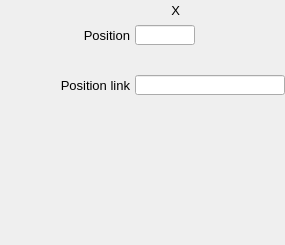
    <widget class="PyDMFrame" name="composite_1">
      <property name="geometry">
        <rect>
          <x>345</x>
          <y>45</y>
          <width>285</width>
          <height>245</height>
        </rect>
      </property>
      <widget class="PyDMLineEdit" name="text_entry_6">
        <property name="geometry">
          <rect>
            <x>135</x>
            <y>25</y>
            <width>60</width>
            <height>20</height>
          </rect>
        </property>
        <property name="channel" stdset="0">
          <string>ca://${prefix}PositionX</string>
        </property>
        <property name="toolTip">
          <string>${prefix}PositionX</string>
        </property>
        <property name="font" stdset="0">
          <font>
            <pointsize>10</pointsize>
          </font>
        </property>
        <property name="styleSheet">
          <string notr="true">PyDMLineEdit#text_entry_6 {
  color: rgb(0, 0, 0);
  background-color: rgb(115, 223, 255);
  border: 1px solid black;
  margin: 0px;
  padding: 0px;
  spacing: 0px;
  }</string>
        </property>
      </widget>
      <widget class="QLabel" name="text_13">
        <property name="geometry">
          <rect>
            <x>170</x>
            <y>0</y>
            <width>10</width>
            <height>20</height>
          </rect>
        </property>
        <property name="text">
          <string>X</string>
        </property>
        <property name="font" stdset="0">
          <font>
            <pointsize>10</pointsize>
          </font>
        </property>
        <property name="brush" stdset="0">
          <brush brushstyle="SolidPattern">
            <color alpha="255">
              <red>0</red>
              <green>0</green>
              <blue>0</blue>
            </color>
          </brush>
        </property>
        <property name="toolTip">
          <string>text_13</string>
        </property>
        <property name="alignment">
          <set>Qt::AlignRight|Qt::AlignTrailing|Qt::AlignVCenter</set>
        </property>
        <property name="styleSheet">
          <string notr="true">QLabel#text_13 {
  color: rgb(0, 0, 0);
  }</string>
        </property>
      </widget>
      <widget class="PyDMSlider" name="valuator">
        <property name="geometry">
          <rect>
            <x>135</x>
            <y>50</y>
            <width>150</width>
            <height>20</height>
          </rect>
        </property>
        <property name="channel" stdset="0">
          <string>ca://${prefix}PositionX</string>
        </property>
        <property name="toolTip">
          <string>${prefix}PositionX</string>
        </property>
        <property name="orientation" stdset="0">
          <string>Qt::Horizontal</string>
        </property>
        <property name="showLimitLabels" stdset="0">
          <bool>true</bool>
        </property>
        <property name="showValueLabel" stdset="0">
          <bool>false</bool>
        </property>
        <property name="showUnits" stdset="0">
          <bool>false</bool>
        </property>
        <property name="tickPosition" stdset="0">
          <enum>QSlider::NoTicks</enum>
        </property>
        <property name="precision" stdset="0">
          <number>1</number>
        </property>
        <property name="styleSheet">
          <string notr="true">PyDMSlider#valuator {
  color: rgb(0, 0, 0);
  background-color: rgb(115, 223, 255);
  }</string>
        </property>
      </widget>
      <widget class="QLabel" name="text_14">
        <property name="geometry">
          <rect>
            <x>50</x>
            <y>25</y>
            <width>80</width>
            <height>20</height>
          </rect>
        </property>
        <property name="text">
          <string>Position</string>
        </property>
        <property name="font" stdset="0">
          <font>
            <pointsize>10</pointsize>
          </font>
        </property>
        <property name="brush" stdset="0">
          <brush brushstyle="SolidPattern">
            <color alpha="255">
              <red>0</red>
              <green>0</green>
              <blue>0</blue>
            </color>
          </brush>
        </property>
        <property name="toolTip">
          <string>text_14</string>
        </property>
        <property name="alignment">
          <set>Qt::AlignRight|Qt::AlignTrailing|Qt::AlignVCenter</set>
        </property>
        <property name="styleSheet">
          <string notr="true">QLabel#text_14 {
  color: rgb(0, 0, 0);
  }</string>
        </property>
      </widget>
      <widget class="PyDMLabel" name="text_update_6">
        <property name="geometry">
          <rect>
            <x>200</x>
            <y>26</y>
            <width>61</width>
            <height>18</height>
          </rect>
        </property>
        <property name="toolTip">
          <string>PV: ${prefix}PositionX_RBV</string>
        </property>
        <property name="channel" stdset="0">
          <string>ca://${prefix}PositionX_RBV</string>
        </property>
        <property name="font" stdset="0">
          <font>
            <pointsize>10</pointsize>
          </font>
        </property>
        <property name="alignment">
          <set>Qt::AlignCenter</set>
        </property>
        <property name="textInteractionFlags">
          <set>Qt::TextSelectableByKeyboard|Qt::TextSelectableByMouse</set>
        </property>
        <property name="styleSheet">
          <string notr="true">PyDMLabel#text_update_6 {
  color: rgb(10, 0, 184);
  background-color: rgb(187, 187, 187);
  }</string>
        </property>
      </widget>
      <widget class="QLabel" name="text_15">
        <property name="geometry">
          <rect>
            <x>0</x>
            <y>75</y>
            <width>130</width>
            <height>20</height>
          </rect>
        </property>
        <property name="text">
          <string>Position link</string>
        </property>
        <property name="font" stdset="0">
          <font>
            <pointsize>10</pointsize>
          </font>
        </property>
        <property name="brush" stdset="0">
          <brush brushstyle="SolidPattern">
            <color alpha="255">
              <red>0</red>
              <green>0</green>
              <blue>0</blue>
            </color>
          </brush>
        </property>
        <property name="toolTip">
          <string>text_15</string>
        </property>
        <property name="alignment">
          <set>Qt::AlignRight|Qt::AlignTrailing|Qt::AlignVCenter</set>
        </property>
        <property name="styleSheet">
          <string notr="true">QLabel#text_15 {
  color: rgb(0, 0, 0);
  }</string>
        </property>
      </widget>
      <widget class="PyDMLineEdit" name="text_entry_7">
        <property name="geometry">
          <rect>
            <x>135</x>
            <y>75</y>
            <width>150</width>
            <height>20</height>
          </rect>
        </property>
        <property name="channel" stdset="0">
          <string>ca://${prefix}PositionXLink.DOL</string>
        </property>
        <property name="toolTip">
          <string>${prefix}PositionXLink.DOL</string>
        </property>
        <property name="displayFormat" stdset="0">
          <enum>PyDMLineEdit::String</enum>
        </property>
        <property name="font" stdset="0">
          <font>
            <pointsize>10</pointsize>
          </font>
        </property>
        <property name="styleSheet">
          <string notr="true">PyDMLineEdit#text_entry_7 {
  color: rgb(0, 0, 0);
  background-color: rgb(115, 223, 255);
  border: 1px solid black;
  margin: 0px;
  padding: 0px;
  spacing: 0px;
  }</string>
        </property>
      </widget>
      <widget class="PyDMFrame" name="composite_2">
        <property name="geometry">
          <rect>
            <x>40</x>
            <y>100</y>
            <width>245</width>
            <height>70</height>
          </rect>
        </property>
        <widget class="PyDMSlider" name="valuator_1">
          <property name="geometry">
            <rect>
              <x>440</x>
              <y>70</y>
              <width>150</width>
              <height>20</height>
            </rect>
          </property>
          <property name="channel" stdset="0">
            <string>ca://${prefix}SizeX</string>
          </property>
          <property name="toolTip">
            <string>${prefix}SizeX</string>
          </property>
          <property name="orientation" stdset="0">
            <string>Qt::Horizontal</string>
          </property>
          <property name="showLimitLabels" stdset="0">
            <bool>true</bool>
          </property>
          <property name="showValueLabel" stdset="0">
            <bool>false</bool>
          </property>
          <property name="showUnits" stdset="0">
            <bool>false</bool>
          </property>
          <property name="tickPosition" stdset="0">
            <enum>QSlider::NoTicks</enum>
          </property>
          <property name="precision" stdset="0">
            <number>1</number>
          </property>
          <property name="styleSheet">
            <string notr="true">PyDMSlider#valuator_1 {
  color: rgb(0, 0, 0);
  background-color: rgb(115, 223, 255);
  }</string>
          </property>
        </widget>
        <widget class="QLabel" name="text_16">
          <property name="geometry">
            <rect>
              <x>395</x>
              <y>45</y>
              <width>40</width>
              <height>20</height>
            </rect>
          </property>
          <property name="text">
            <string>Size</string>
          </property>
          <property name="font" stdset="0">
            <font>
              <pointsize>10</pointsize>
            </font>
          </property>
          <property name="brush" stdset="0">
            <brush brushstyle="SolidPattern">
              <color alpha="255">
                <red>0</red>
                <green>0</green>
                <blue>0</blue>
              </color>
            </brush>
          </property>
          <property name="toolTip">
            <string>text_16</string>
          </property>
          <property name="alignment">
            <set>Qt::AlignRight|Qt::AlignTrailing|Qt::AlignVCenter</set>
          </property>
          <property name="styleSheet">
            <string notr="true">QLabel#text_16 {
  color: rgb(0, 0, 0);
  }</string>
          </property>
        </widget>
        <widget class="PyDMLineEdit" name="text_entry_8">
          <property name="geometry">
            <rect>
              <x>440</x>
              <y>45</y>
              <width>60</width>
              <height>20</height>
            </rect>
          </property>
          <property name="channel" stdset="0">
            <string>ca://${prefix}SizeX</string>
          </property>
          <property name="toolTip">
            <string>${prefix}SizeX</string>
          </property>
          <property name="font" stdset="0">
            <font>
              <pointsize>10</pointsize>
            </font>
          </property>
          <property name="styleSheet">
            <string notr="true">PyDMLineEdit#text_entry_8 {
  color: rgb(0, 0, 0);
  background-color: rgb(115, 223, 255);
  border: 1px solid black;
  margin: 0px;
  padding: 0px;
  spacing: 0px;
  }</string>
          </property>
        </widget>
        <widget class="PyDMLabel" name="text_update_7">
          <property name="geometry">
            <rect>
              <x>505</x>
              <y>46</y>
              <width>61</width>
              <height>18</height>
            </rect>
          </property>
          <property name="toolTip">
            <string>PV: ${prefix}SizeX_RBV</string>
          </property>
          <property name="channel" stdset="0">
            <string>ca://${prefix}SizeX_RBV</string>
          </property>
          <property name="font" stdset="0">
            <font>
              <pointsize>10</pointsize>
            </font>
          </property>
          <property name="alignment">
            <set>Qt::AlignCenter</set>
          </property>
          <property name="textInteractionFlags">
            <set>Qt::TextSelectableByKeyboard|Qt::TextSelectableByMouse</set>
          </property>
          <property name="styleSheet">
            <string notr="true">PyDMLabel#text_update_7 {
  color: rgb(10, 0, 184);
  background-color: rgb(187, 187, 187);
  }</string>
          </property>
        </widget>
        <widget class="PyDMLineEdit" name="text_entry_9">
          <property name="geometry">
            <rect>
              <x>440</x>
              <y>95</y>
              <width>150</width>
              <height>20</height>
            </rect>
          </property>
          <property name="channel" stdset="0">
            <string>ca://${prefix}SizeXLink.DOL</string>
          </property>
          <property name="toolTip">
            <string>${prefix}SizeXLink.DOL</string>
          </property>
          <property name="displayFormat" stdset="0">
            <enum>PyDMLineEdit::String</enum>
          </property>
          <property name="font" stdset="0">
            <font>
              <pointsize>10</pointsize>
            </font>
          </property>
          <property name="styleSheet">
            <string notr="true">PyDMLineEdit#text_entry_9 {
  color: rgb(0, 0, 0);
  background-color: rgb(115, 223, 255);
  border: 1px solid black;
  margin: 0px;
  padding: 0px;
  spacing: 0px;
  }</string>
          </property>
        </widget>
        <widget class="QLabel" name="text_17">
          <property name="geometry">
            <rect>
              <x>345</x>
              <y>95</y>
              <width>90</width>
              <height>20</height>
            </rect>
          </property>
          <property name="text">
            <string>Size link</string>
          </property>
          <property name="font" stdset="0">
            <font>
              <pointsize>10</pointsize>
            </font>
          </property>
          <property name="brush" stdset="0">
            <brush brushstyle="SolidPattern">
              <color alpha="255">
                <red>0</red>
                <green>0</green>
                <blue>0</blue>
              </color>
            </brush>
          </property>
          <property name="toolTip">
            <string>text_17</string>
          </property>
          <property name="alignment">
            <set>Qt::AlignRight|Qt::AlignTrailing|Qt::AlignVCenter</set>
          </property>
          <property name="styleSheet">
            <string notr="true">QLabel#text_17 {
  color: rgb(0, 0, 0);
  }</string>
          </property>
        </widget>
      </widget>
      <widget class="PyDMFrame" name="composite_3">
        <property name="geometry">
          <rect>
            <x>30</x>
            <y>175</y>
            <width>255</width>
            <height>70</height>
          </rect>
        </property>
        <widget class="PyDMSlider" name="valuator_2">
          <property name="geometry">
            <rect>
              <x>450</x>
              <y>70</y>
              <width>150</width>
              <height>20</height>
            </rect>
          </property>
          <property name="channel" stdset="0">
            <string>ca://${prefix}WidthX</string>
          </property>
          <property name="toolTip">
            <string>${prefix}WidthX</string>
          </property>
          <property name="orientation" stdset="0">
            <string>Qt::Horizontal</string>
          </property>
          <property name="showLimitLabels" stdset="0">
            <bool>true</bool>
          </property>
          <property name="showValueLabel" stdset="0">
            <bool>false</bool>
          </property>
          <property name="showUnits" stdset="0">
            <bool>false</bool>
          </property>
          <property name="tickPosition" stdset="0">
            <enum>QSlider::NoTicks</enum>
          </property>
          <property name="precision" stdset="0">
            <number>1</number>
          </property>
          <property name="styleSheet">
            <string notr="true">PyDMSlider#valuator_2 {
  color: rgb(0, 0, 0);
  background-color: rgb(115, 223, 255);
  }</string>
          </property>
        </widget>
        <widget class="QLabel" name="text_18">
          <property name="geometry">
            <rect>
              <x>395</x>
              <y>45</y>
              <width>50</width>
              <height>20</height>
            </rect>
          </property>
          <property name="text">
            <string>Width</string>
          </property>
          <property name="font" stdset="0">
            <font>
              <pointsize>10</pointsize>
            </font>
          </property>
          <property name="brush" stdset="0">
            <brush brushstyle="SolidPattern">
              <color alpha="255">
                <red>0</red>
                <green>0</green>
                <blue>0</blue>
              </color>
            </brush>
          </property>
          <property name="toolTip">
            <string>text_18</string>
          </property>
          <property name="alignment">
            <set>Qt::AlignRight|Qt::AlignTrailing|Qt::AlignVCenter</set>
          </property>
          <property name="styleSheet">
            <string notr="true">QLabel#text_18 {
  color: rgb(0, 0, 0);
  }</string>
          </property>
        </widget>
        <widget class="PyDMLineEdit" name="text_entry_10">
          <property name="geometry">
            <rect>
              <x>450</x>
              <y>45</y>
              <width>60</width>
              <height>20</height>
            </rect>
          </property>
          <property name="channel" stdset="0">
            <string>ca://${prefix}WidthX</string>
          </property>
          <property name="toolTip">
            <string>${prefix}WidthX</string>
          </property>
          <property name="font" stdset="0">
            <font>
              <pointsize>10</pointsize>
            </font>
          </property>
          <property name="styleSheet">
            <string notr="true">PyDMLineEdit#text_entry_10 {
  color: rgb(0, 0, 0);
  background-color: rgb(115, 223, 255);
  border: 1px solid black;
  margin: 0px;
  padding: 0px;
  spacing: 0px;
  }</string>
          </property>
        </widget>
        <widget class="PyDMLabel" name="text_update_8">
          <property name="geometry">
            <rect>
              <x>515</x>
              <y>46</y>
              <width>61</width>
              <height>18</height>
            </rect>
          </property>
          <property name="toolTip">
            <string>PV: ${prefix}WidthX_RBV</string>
          </property>
          <property name="channel" stdset="0">
            <string>ca://${prefix}WidthX_RBV</string>
          </property>
          <property name="font" stdset="0">
            <font>
              <pointsize>10</pointsize>
            </font>
          </property>
          <property name="alignment">
            <set>Qt::AlignCenter</set>
          </property>
          <property name="textInteractionFlags">
            <set>Qt::TextSelectableByKeyboard|Qt::TextSelectableByMouse</set>
          </property>
          <property name="styleSheet">
            <string notr="true">PyDMLabel#text_update_8 {
  color: rgb(10, 0, 184);
  background-color: rgb(187, 187, 187);
  }</string>
          </property>
        </widget>
        <widget class="PyDMLineEdit" name="text_entry_11">
          <property name="geometry">
            <rect>
              <x>450</x>
              <y>95</y>
              <width>150</width>
              <height>20</height>
            </rect>
          </property>
          <property name="channel" stdset="0">
            <string>ca://${prefix}WidthXLink.DOL</string>
          </property>
          <property name="toolTip">
            <string>${prefix}WidthXLink.DOL</string>
          </property>
          <property name="displayFormat" stdset="0">
            <enum>PyDMLineEdit::String</enum>
          </property>
          <property name="font" stdset="0">
            <font>
              <pointsize>10</pointsize>
            </font>
          </property>
          <property name="styleSheet">
            <string notr="true">PyDMLineEdit#text_entry_11 {
  color: rgb(0, 0, 0);
  background-color: rgb(115, 223, 255);
  border: 1px solid black;
  margin: 0px;
  padding: 0px;
  spacing: 0px;
  }</string>
          </property>
        </widget>
        <widget class="QLabel" name="text_19">
          <property name="geometry">
            <rect>
              <x>345</x>
              <y>95</y>
              <width>100</width>
              <height>20</height>
            </rect>
          </property>
          <property name="text">
            <string>Width link</string>
          </property>
          <property name="font" stdset="0">
            <font>
              <pointsize>10</pointsize>
            </font>
          </property>
          <property name="brush" stdset="0">
            <brush brushstyle="SolidPattern">
              <color alpha="255">
                <red>0</red>
                <green>0</green>
                <blue>0</blue>
              </color>
            </brush>
          </property>
          <property name="toolTip">
            <string>text_19</string>
          </property>
          <property name="alignment">
            <set>Qt::AlignRight|Qt::AlignTrailing|Qt::AlignVCenter</set>
          </property>
          <property name="styleSheet">
            <string notr="true">QLabel#text_19 {
  color: rgb(0, 0, 0);
  }</string>
          </property>
        </widget>
      </widget>
    </widget>
